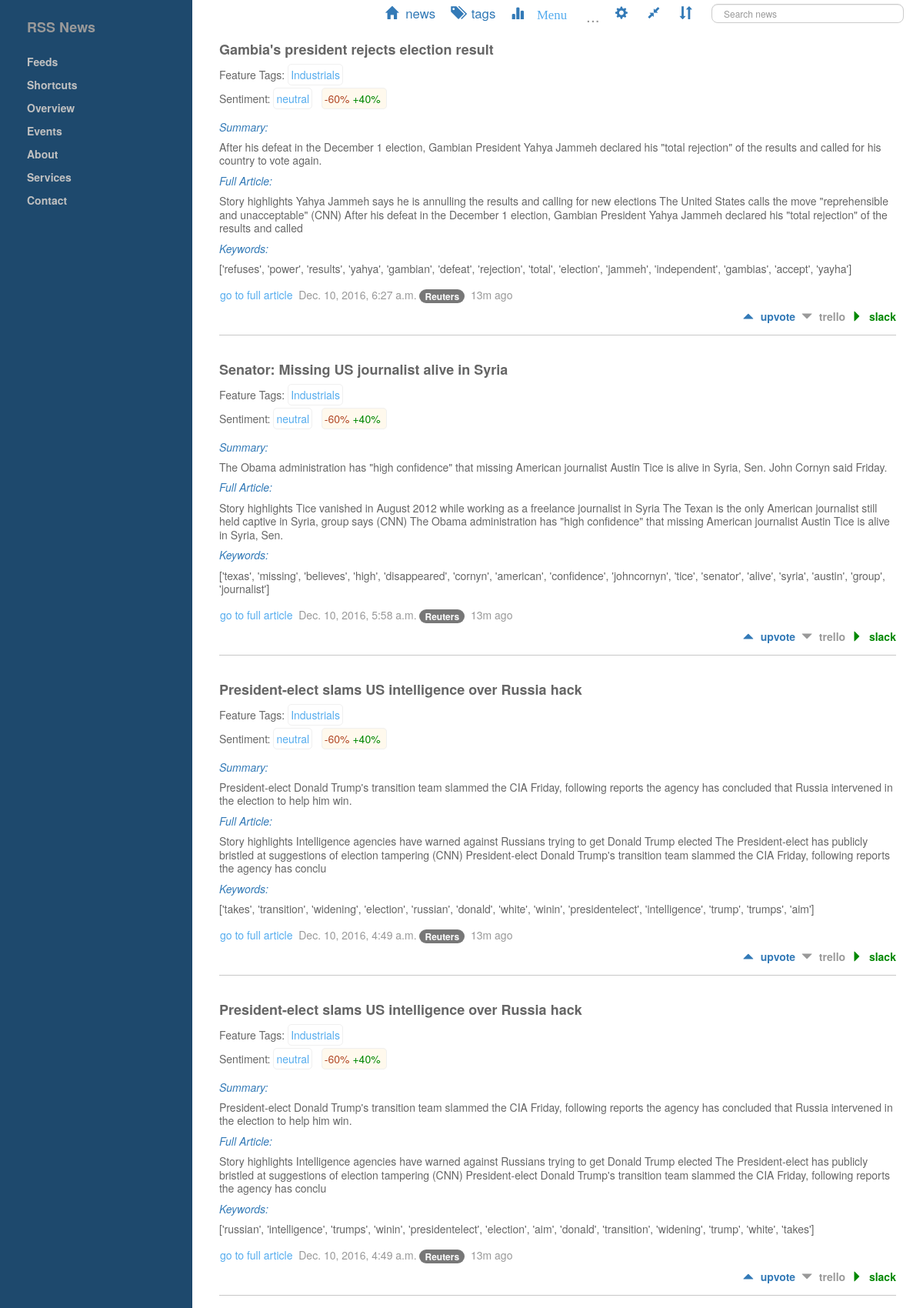
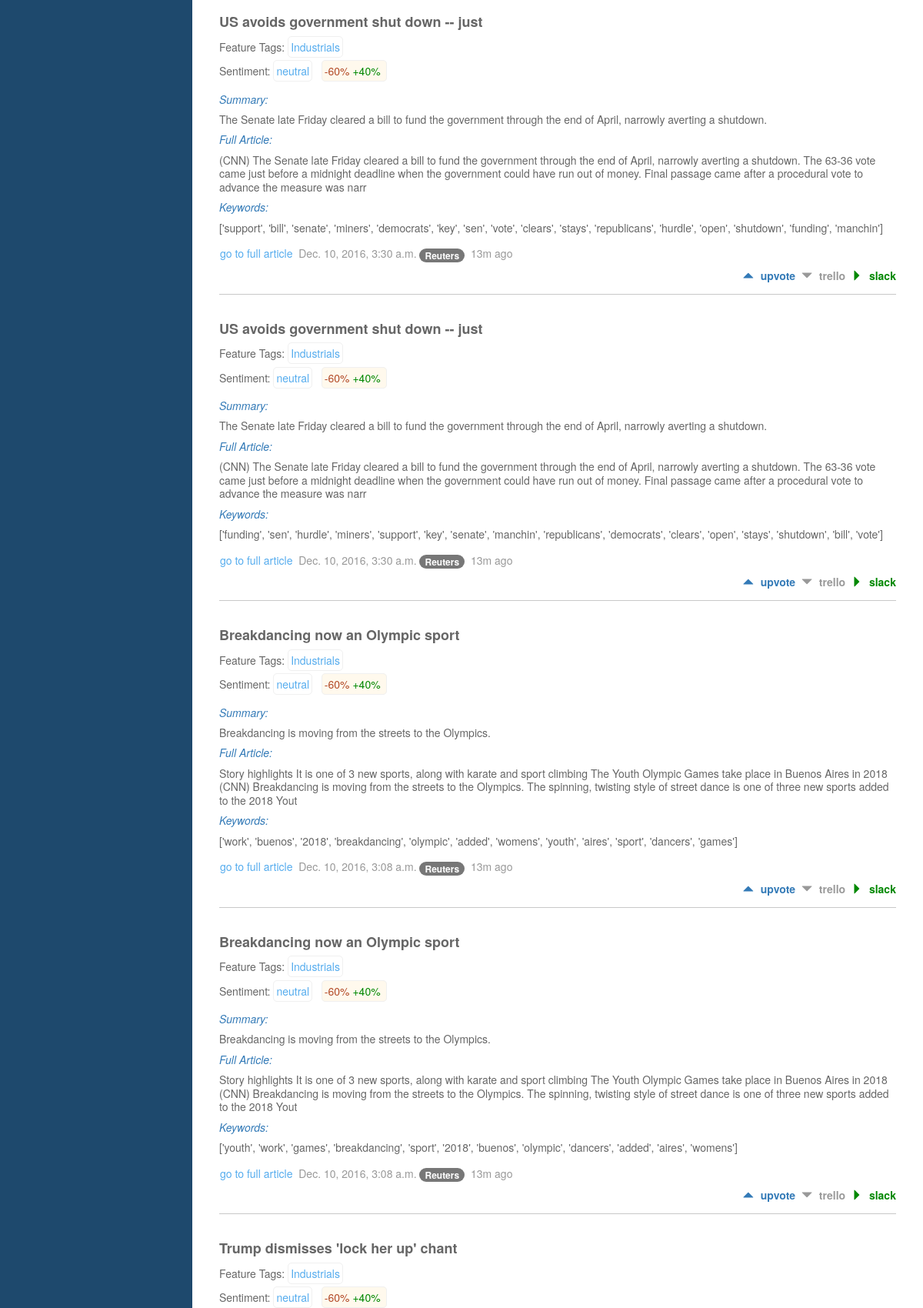
Page /news/ (upper part) on the committed database (2 pictures, top to bottom).
### news/models.py (models this page shows, shortened)
class Article(models.Model):
	feed = models.ForeignKey(Feed)
	title = models.CharField(max_length=200)
	url = models.URLField()
	description = models.TextField()
	keyword = models.TextField()
	full = models.TextField()
	publication_date = models.DateTimeField()

### news/views.py (the view)
def articles_list(request):
	articles_l = Article.objects.all().order_by("-publication_date")
	paginator = Paginator(articles_l, 10) # Show 25 contacts per page
	page = request.GET.get('page')
	try:
		articles = paginator.page(page)
	except PageNotAnInteger:
		articles = paginator.page(1)
	except EmptyPage:
		articles = paginator.page(paginator.num_pages)
	return render(request, 'news/articles_list.html', {'articles':articles})

### news/templates/news/articles_list.html (shortened to what this page needs)
{% extends 'news/base.html' %}
{% load bootstrap_pagination %}
{% block content %}
{% for article in articles %}
<div class="bs-example">
    <h4>{{ article.title }}</h4>
    <ul>
        <div class="hashtags"> Feature Tags: <a class="hashtag" href="#">Industrials</a> </div>
    </ul>
    <ul class="sent-line">
        <div id="sent">
          Sentiment: <a href="#">neutral</a> &nbsp;
          <span id="sentbar">
            <span id="neg_sent"> -60%</span>
            <span id="pos_sent"> +40% </span>
          </span>&nbsp; &nbsp; &nbsp;
        </div>
    </ul>
    <div class="summ-box-0">
        <h5>Summary:</h5>
        <p>{{article.description | safe | striptags}}</p>
        <h5>Full Article:</h5>
        <p>{{article.full | safe | striptags  | slice:":300"}}</p>
        <h5>Keywords:</h5>
        <p>{{article.keyword | safe | striptags }}</p>
    </div>
    <div class="extract-box">
      <a target="_blank" class="#" href="{{article.url}}" title="">go to full article</a>
      <span class="small-lable"> &nbsp;{{article.publication_date}} </span>
      <small class="badge" id="news_source">Reuters</small>
      <span class="sent-line small-lable">&nbsp;13m ago</span>
    </div>
    <div>
        <span style="float:right" class="news_slack" id="IqlXnU5Ajc">
          <span class="glyphicon glyphicon-triangle-right"></span>
            slack
          </span>
          <span style="float:right">&nbsp;&nbsp;</span>
          <span style="float:right" class="news_dnvote" id="IqlXnU5Ajc">
            <span class="glyphicon glyphicon-triangle-bottom"></span>
            trello
          </span>
          <span style="float:right">&nbsp;&nbsp;</span>
          <span style="float:right" class="news_upvote" id="IqlXnU5Ajc">
            <span class="glyphicon glyphicon-triangle-top"></span>
            upvote
          </span>
    </div>
</div>
{% endfor %}
{% endblock %}

### news/static/news/dy.css (style rules this page uses)
* { margin: 0; padding: 0; box-sizing: border-box; }
body { font:13px; font-family: "Ubuntu",Tahoma,"Helvetica Neue",Helvetica,Arial,sans-serif; }
a { color: #55acee; cursor: pointer; }
.sent-line { display: inline-block; }
#sent a { padding: 3px; border: 1px solid #f0f0f0; border-radius: 5px }
.hashtags { line-height: 180%; }
.hashtags a { padding: 3px; border: 1px solid #f0f0f0; border-radius: 5px; line-height: 150%; }
.news_upvote { font-weight: bold; cursor: pointer; color: #337ab7; }
.news_dnvote { font-weight: bold; cursor: pointer; color: #999; }
.news_slack { font-weight: bold; cursor: pointer; color: #080; }
#news_source { cursor: pointer; }
#sentbar { padding: 3px; border: 1px solid #f0f0f0; border-radius: 5px; background-color: #FFF9ED; }
#pos_sent { color: #080; }
#neg_sent { color: #B24926; }
.small-lable { color: #999; }
.bs-example { position: relative; padding: 25px 0 32px; border-bottom: 1.5px solid #C8C8C8; line-height: 1.25; color: #666; }
.bs-example h4 { font-weight: bold; }
.extract-box { padding-top: 5px; padding-bottom: 8px; border-radius: 5px; border: 1px solid #fff; }
.glyphicon { margin-right: 5px; }
@media (min-width:768px) { .summ-box-0 h5 { color:#337ab7; font-style: italic; } }

### rows in the picture
Article: title "Gambia's president rejects election result", description "After his defeat in the December 1 election, Gambian President Yahya Jammeh declared his \"total rejection\" of the results and called for his country to vote again.", full "Story highlights Yahya Jammeh says he is annulling the results and calling for new elections The United States calls the move \"reprehensible and unacceptable\" (CNN) After his defeat in the December 1 election, Gambian President Yahya Jammeh declared his \"total rejection\" of the results and called", keyword "['refuses', 'power', 'results', 'yahya', 'gambian', 'defeat', 'rejection', 'total', 'election', 'jammeh', 'independent', 'gambias', 'accept', 'yayha']", publication_date "Dec. 10, 2016, 6:27 a.m."
Article: title "Senator: Missing US journalist alive in Syria", description "The Obama administration has \"high confidence\" that missing American journalist Austin Tice is alive in Syria, Sen. John Cornyn said Friday.", full "Story highlights Tice vanished in August 2012 while working as a freelance journalist in Syria The Texan is the only American journalist still held captive in Syria, group says (CNN) The Obama administration has \"high confidence\" that missing American journalist Austin Tice is alive in Syria, Sen.", keyword "['texas', 'missing', 'believes', 'high', 'disappeared', 'cornyn', 'american', 'confidence', 'johncornyn', 'tice', 'senator', 'alive', 'syria', 'austin', 'group', 'journalist']", publication_date "Dec. 10, 2016, 5:58 a.m."
Article: title "President-elect slams US intelligence over Russia hack", description "President-elect Donald Trump's transition team slammed the CIA Friday, following reports the agency has concluded that Russia intervened in the election to help him win.", full "Story highlights Intelligence agencies have warned against Russians trying to get Donald Trump elected The President-elect has publicly bristled at suggestions of election tampering (CNN) President-elect Donald Trump's transition team slammed the CIA Friday, following reports the agency has conclu", keyword "['takes', 'transition', 'widening', 'election', 'russian', 'donald', 'white', 'winin', 'presidentelect', 'intelligence', 'trump', 'trumps', 'aim']", publication_date "Dec. 10, 2016, 4:49 a.m."
Article: title "President-elect slams US intelligence over Russia hack", description "President-elect Donald Trump's transition team slammed the CIA Friday, following reports the agency has concluded that Russia intervened in the election to help him win.", full "Story highlights Intelligence agencies have warned against Russians trying to get Donald Trump elected The President-elect has publicly bristled at suggestions of election tampering (CNN) President-elect Donald Trump's transition team slammed the CIA Friday, following reports the agency has conclu", keyword "['russian', 'intelligence', 'trumps', 'winin', 'presidentelect', 'election', 'aim', 'donald', 'transition', 'widening', 'trump', 'white', 'takes']", publication_date "Dec. 10, 2016, 4:49 a.m."
Article: title "US avoids government shut down -- just", description "The Senate late Friday cleared a bill to fund the government through the end of April, narrowly averting a shutdown.", full "(CNN) The Senate late Friday cleared a bill to fund the government through the end of April, narrowly averting a shutdown. The 63-36 vote came just before a midnight deadline when the government could have run out of money. Final passage came after a procedural vote to advance the measure was narr", keyword "['support', 'bill', 'senate', 'miners', 'democrats', 'key', 'sen', 'vote', 'clears', 'stays', 'republicans', 'hurdle', 'open', 'shutdown', 'funding', 'manchin']", publication_date "Dec. 10, 2016, 3:30 a.m."
Article: title "US avoids government shut down -- just", description "The Senate late Friday cleared a bill to fund the government through the end of April, narrowly averting a shutdown.", full "(CNN) The Senate late Friday cleared a bill to fund the government through the end of April, narrowly averting a shutdown. The 63-36 vote came just before a midnight deadline when the government could have run out of money. Final passage came after a procedural vote to advance the measure was narr", keyword "['funding', 'sen', 'hurdle', 'miners', 'support', 'key', 'senate', 'manchin', 'republicans', 'democrats', 'clears', 'open', 'stays', 'shutdown', 'bill', 'vote']", publication_date "Dec. 10, 2016, 3:30 a.m."
Article: title "Breakdancing now an Olympic sport", description "Breakdancing is moving from the streets to the Olympics.", full "Story highlights It is one of 3 new sports, along with karate and sport climbing The Youth Olympic Games take place in Buenos Aires in 2018 (CNN) Breakdancing is moving from the streets to the Olympics. The spinning, twisting style of street dance is one of three new sports added to the 2018 Yout", keyword "['work', 'buenos', '2018', 'breakdancing', 'olympic', 'added', 'womens', 'youth', 'aires', 'sport', 'dancers', 'games']", publication_date "Dec. 10, 2016, 3:08 a.m."
Article: title "Breakdancing now an Olympic sport", description "Breakdancing is moving from the streets to the Olympics.", full "Story highlights It is one of 3 new sports, along with karate and sport climbing The Youth Olympic Games take place in Buenos Aires in 2018 (CNN) Breakdancing is moving from the streets to the Olympics. The spinning, twisting style of street dance is one of three new sports added to the 2018 Yout", keyword "['youth', 'work', 'games', 'breakdancing', 'sport', '2018', 'buenos', 'olympic', 'dancers', 'added', 'aires', 'womens']", publication_date "Dec. 10, 2016, 3:08 a.m."
Article: title "Trump dismisses 'lock her up' chant"
